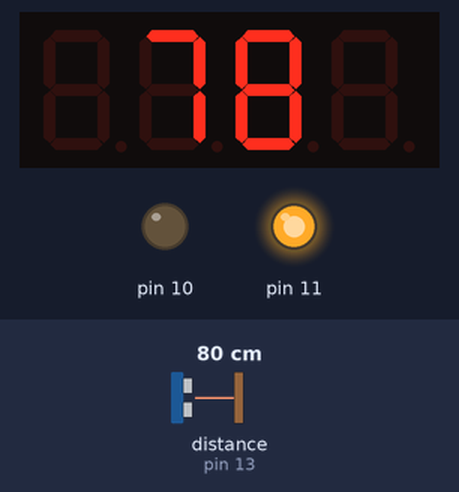
This sketch was run on a simulated Arduino Uno, built with avr-gcc and run on an emulated ATmega328P. Parts: 4-digit seven-segment display, output pins drawn as LEDs (lit = HIGH). Wiring (inferred from the names in the program): ultrasonic range finder: trigger pin 12; echo pin 13. The test bench sets the inputs (shaded band); at power-on: distance to the obstacle (sensor on pin 13) 80 cm. The echo pulse lasts 58.3 µs per cm; pins used as bus, display or sensor lines are not drawn.

Above: at 1.2 s.
1.3 s: distance to the obstacle (sensor on pin 13) set to 65 cm
At 1.5 s:
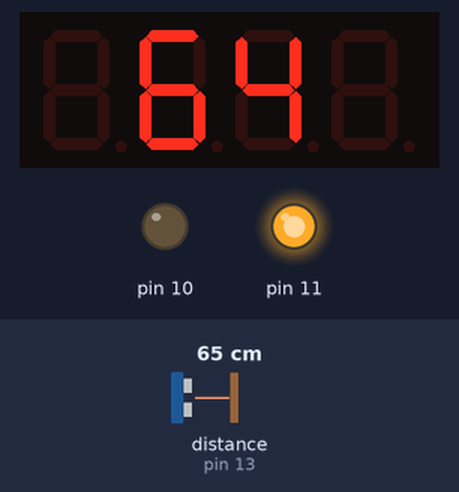
2.9 s: distance to the obstacle (sensor on pin 13) set to 55 cm
At 3.19 s:
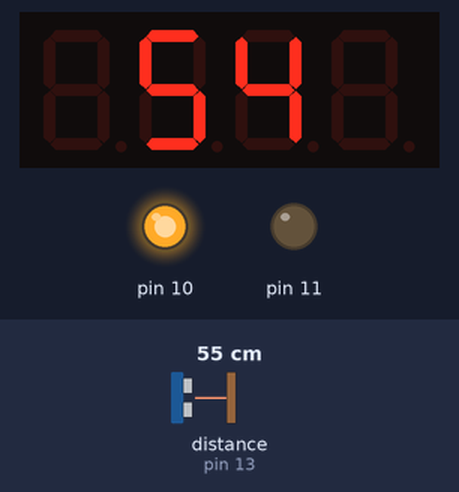
4.7 s: distance to the obstacle (sensor on pin 13) set to 2 cm
At 4.87 s:
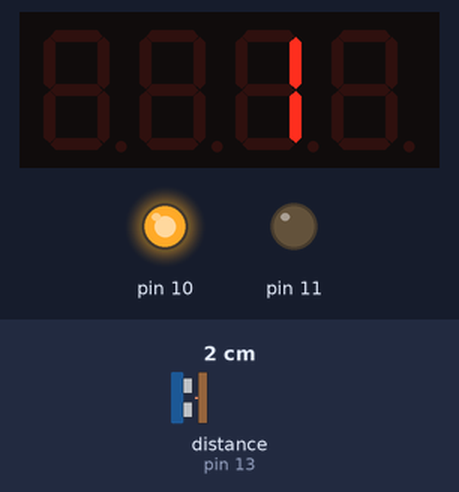
Timing chart, 0 to 7.7 s (numbered marks = the images above; inputs shaded):
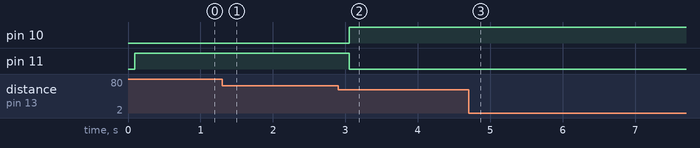

Measured:
- the behaviour switches between 61 and 60 cm on distance to the obstacle (sensor on pin 13) (found by bisection; images 1 and 2)
- after the input at 2.9 s, pin 10: LOW → HIGH after 0.15 s; pin 11: HIGH → LOW after 0.15 s; the display: first differs from a run without the input after 0.09 s (image 2)
- after the input at 4.7 s, the display: first differs from a run without the input after 0.10 s (image 3)

The sketch:

mesafeSensor.ino
```cpp
#include <Arduino.h>
#include <TM1637Display.h>
#include <SoftwareSerial.h>

#define CLK 2
#define DIO 3

#define TEST_DELAY 50

TM1637Display display(CLK, DIO);
const int trigger_pin = 12;
const int echo_pin = 13;

long duration;
int distance;

SoftwareSerial mySerial(1, 0);

void setup() {
  pinMode(trigger_pin, OUTPUT);
  pinMode(echo_pin, INPUT);
  pinMode(10, OUTPUT);
  pinMode(11, OUTPUT);
  mySerial.begin(9600);
}

void loop() {

  char ch = mySerial.read();

  display.setBrightness(0x0f);

  uint8_t data[] = { 0x0, 0x0, 0x0, 0x0 };
  display.setSegments(data);

  digitalWrite(trigger_pin, LOW);
  delayMicroseconds(2);
  digitalWrite(trigger_pin, HIGH);
  delayMicroseconds(10);
  digitalWrite(trigger_pin, LOW);
  duration = pulseIn(echo_pin, HIGH);
  distance = duration * 0.034 / 2;
  display.showNumberDec(distance, false, 2, 1);
  delay(TEST_DELAY);
  if (distance > 0 && distance < 60) {
    digitalWrite(10, HIGH);
    digitalWrite(11, LOW);
  }
  else {
    digitalWrite(10, LOW);
    digitalWrite(11, HIGH);
  }

  delay(TEST_DELAY);
}
```
